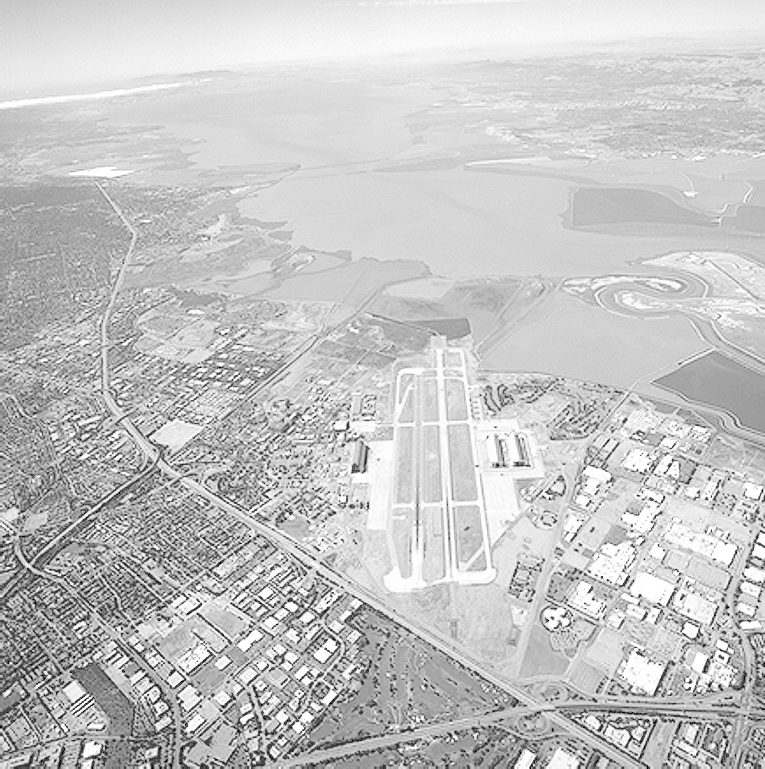
#> input picture images/runway.png, 765 x 769 px
$ jupyter execute 'Question 3.ipynb'
#> lines starting #> are read from the running program, lines starting #| are printed output that depends on the picture
#> further down, bgr is the input picture: shape (769, 765, 3); min 0, max 255, mean 197.1
[cell 1]
import cv2
import numpy as np
import matplotlib.pyplot as plt

## Question 3 — Custom histogram equalization (`runway.png`)

We implement **global histogram equalization** from the image histogram and its **CDF** $C(k)=\sum_{i\le k}h(i)$. For 8-bit intensities,

$$s_k = \mathrm{round}\left(\frac{C(k)-C_{\min}}{MN-C_{\min}}\cdot 255\right),$$

where $C_{\min}$ is the CDF at the **smallest** gray level that actually occurs (so unused black levels do not stretch the mapping). The output is $s[x,y]=s_{f[x,y]}$ via a **lookup table** (no `cv2.equalizeHist`).

**Runway:** we show **grayscale** equalization and **color** equalization by equalizing only the **Y** channel in **YCrCb** (keeps chroma plausible).

[cell 2]
def histogram_equalize(gray: np.ndarray) -> np.ndarray:
    """Equalize a single-channel uint8 image using its histogram and CDF.

    Parameters
    ----------
    gray : ndarray, shape (H, W), dtype uint8

    Returns
    -------
    ndarray, shape (H, W), dtype uint8
    """
    if gray.dtype != np.uint8:
        raise TypeError("Expected uint8 grayscale image.")
    if gray.ndim != 2:
        raise ValueError("Expected 2D grayscale image.")

    h, w = gray.shape
#> h = 769; w = 765
    n = h * w
#> n = 588285

    flat = gray.ravel()
    hist = np.bincount(flat, minlength=256)
#> hist = 256 values, max 15137 at index 213, min 0 at index 1, mean 2298
    cdf = np.cumsum(hist.astype(np.float64))
#> cdf = 256 values from 875 to 588285

    first = np.argmax(hist > 0)
#> first = 0
    cdf_min = cdf[first]
#> cdf_min = 875
    denom = n - cdf_min
#> denom = 587410
    if denom <= 0:
        return gray.copy()

    lut = np.round((cdf - cdf_min) / denom * 255.0).astype(np.uint8)
#> lut = 256 values from 0 to 255
    return lut[gray]
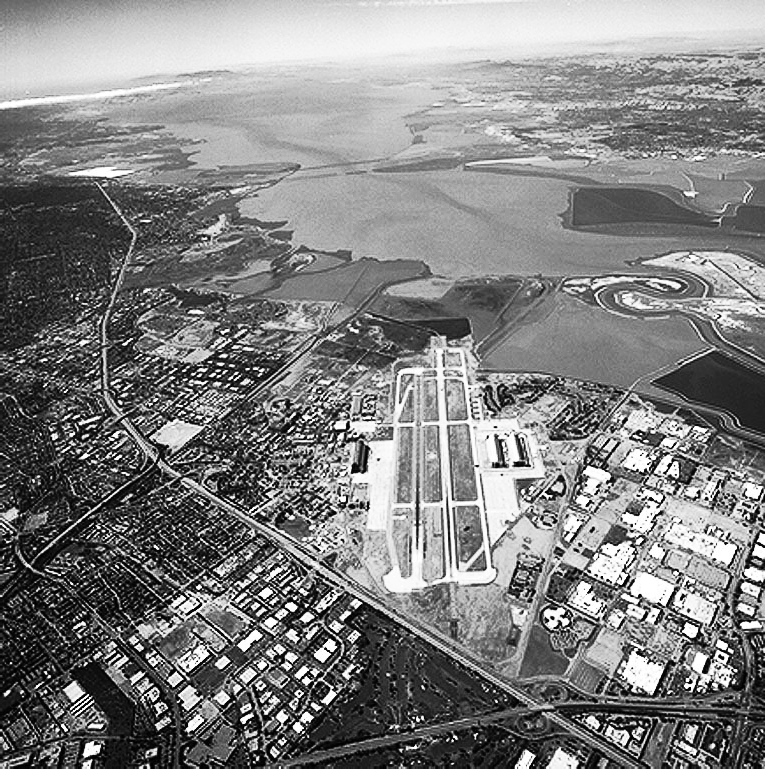
#> returned value: shape (769, 765); min 0, max 255, mean 128.7


def histogram_equalize_bgr_y(bgr: np.ndarray) -> np.ndarray:
    """Equalize luminance only: BGR → YCrCb, equalize Y, merge, BGR."""
    ycrcb = cv2.cvtColor(bgr, cv2.COLOR_BGR2YCrCb)
#> ycrcb: shape (769, 765, 3); mean of channels 0, 1, 2 197.1, 128, 128
    y, cr, cb = cv2.split(ycrcb)
#> cr: shape (769, 765); every value is 128
    y_eq = histogram_equalize(y)
    return cv2.cvtColor(cv2.merge([y_eq, cr, cb]), cv2.COLOR_YCrCb2BGR)
#> returned value: shape (769, 765, 3)

[cell 3]
path = "images/runway.png"
bgr = cv2.imread(path)
if bgr is None:
    raise FileNotFoundError(path)

gray = cv2.cvtColor(bgr, cv2.COLOR_BGR2GRAY)
gray_eq = histogram_equalize(gray)
bgr_eq = histogram_equalize_bgr_y(bgr)

rgb = cv2.cvtColor(bgr, cv2.COLOR_BGR2RGB)
rgb_eq = cv2.cvtColor(bgr_eq, cv2.COLOR_BGR2RGB)

fig, axes = plt.subplots(2, 2, figsize=(11, 10))
axes[0, 0].imshow(rgb)
axes[0, 0].set_title("Original (RGB)")
axes[0, 1].imshow(rgb_eq)
axes[0, 1].set_title("Equalized Y in YCrCb (RGB display)")
axes[1, 0].imshow(gray, cmap="gray")
axes[1, 0].set_title("Original grayscale")
axes[1, 1].imshow(gray_eq, cmap="gray")
axes[1, 1].set_title("Equalized grayscale (our function)")
for ax in axes.ravel():
    ax.axis("off")
plt.tight_layout()
plt.show()
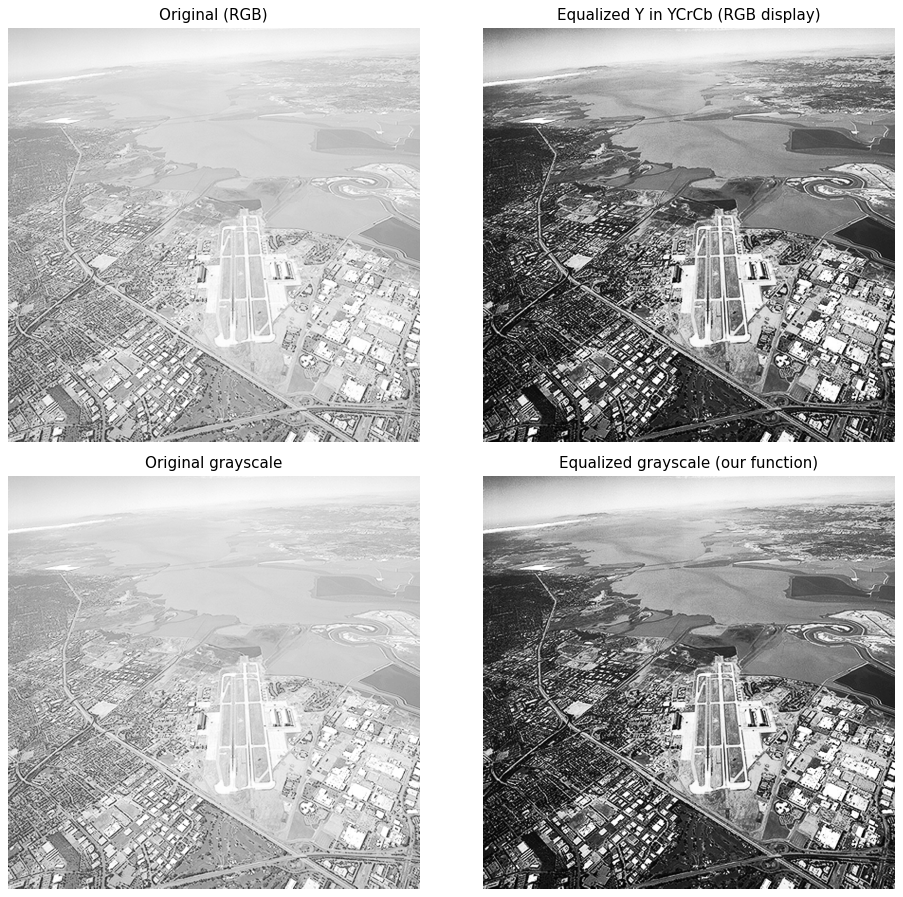
#> figure drawn by matplotlib, 4 panels

fig, axes = plt.subplots(1, 2, figsize=(10, 3))
axes[0].hist(gray.ravel(), bins=256, range=(0, 256), color="gray", alpha=0.8)
axes[0].set_title("Histogram: original grayscale")
axes[1].hist(gray_eq.ravel(), bins=256, range=(0, 256), color="gray", alpha=0.8)
axes[1].set_title("Histogram: equalized grayscale")
for ax in axes:
    ax.set_xlabel("Intensity")
    ax.set_ylabel("Count")
plt.tight_layout()
plt.show()
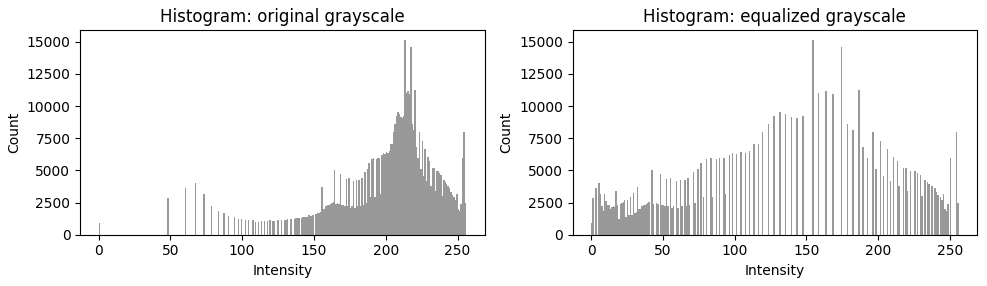
#> figure drawn by matplotlib, 2 panels; panel 1: tallest bar 15137 high, from x = 213 to 214; panel 2: tallest bar 15137 high, from x = 154 to 155
